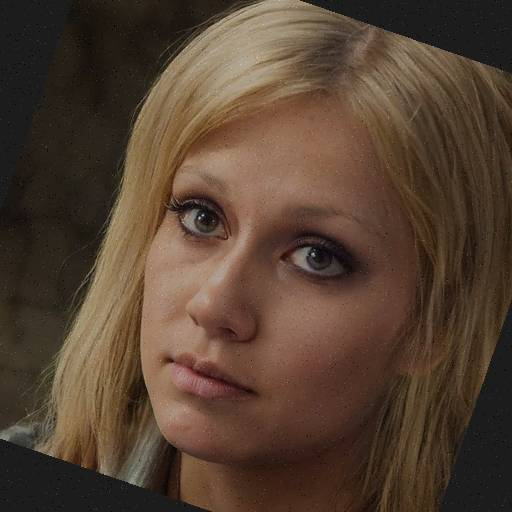
#> input picture PhotoShareTests/Fixtures/faces/alice_10_roll_dim_noise.jpg, 512 x 512 px, given in place of alice.jpg, which was not available
$ python make_scale_probes.py out.png
#> lines starting #> are read from the running program, lines starting #| are printed output that depends on the picture; after the words box and inside, x2 and y2 are one past the last pixel; in counts of white or black regions, pixels touching at a corner belong together; pictures that were not available may be replaced by others from this repository, and a replacement may not be noted
#!/usr/bin/env python3
"""Detection-vs-face-size stress set (NOT committed; ~25 MB): a 4032x3024 camera frame per (identity, head size), the
synthetic portrait pasted with a soft edge on a blurred background. Enrollment photos are copied from the committed fixtures.
Usage: make_scale_probes.py <out dir>; then: scripts/verify/facematch-mac.sh-style run with that dir (see docs/face-matching)."""
import json, random, shutil, sys
from pathlib import Path
from PIL import Image, ImageDraw, ImageEnhance, ImageFilter
ROOT = Path(__file__).resolve().parents[2] / "PhotoShareTests/Fixtures"
out = Path(sys.argv[1]); out.mkdir(parents=True, exist_ok=True)
names = ["alice", "bob", "carol", "dan", "erin", "frank", "grace", "heidi"]
HEAD = {"head50": 50, "head80": 80, "head120": 120, "head200": 200}   # px of Vision-style head box in the 4032 frame
man = []
for n in names:
    for i in (1, 2):
        shutil.copy(ROOT / f"faces/{n}_{i}.jpg", out / f"{n}_{i}.jpg")
        man.append({"identity": n, "file": f"{n}_{i}.jpg", "kind": "enroll", "role": "enroll", "identities": [n]})
for k, n in enumerate(names):
    base = Image.open(ROOT / f"sources/{n}.jpg").convert("RGB")
#> base is the input picture: PIL image 512x512 RGB; mean R, G, B 85.2, 65.3, 50
    other = Image.open(ROOT / f"sources/{names[(k + 3) % len(names)]}.jpg").convert("RGB")
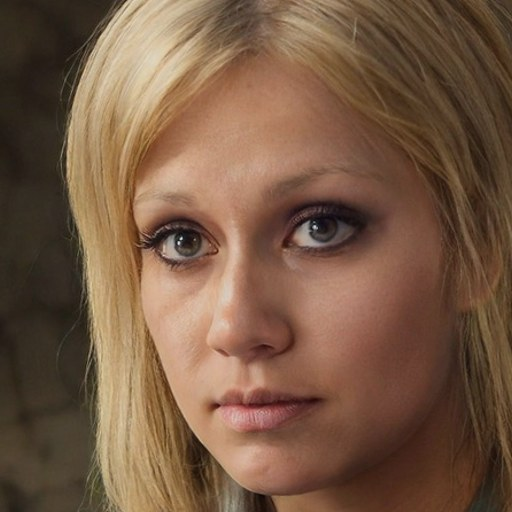
#> input picture PhotoShareTests/Fixtures/faces/alice_2.jpg, 512 x 512 px, given in place of dan.jpg, which was not available
#> other is the input picture: PIL image 512x512 RGB; mean R, G, B 119.4, 89.8, 67.8
    for kind, head in HEAD.items():
        rng = random.Random(f"{n}{kind}")
        W, H = 4032, 3024
        sw, sh = other.size   # face-free background: gradient between the other portrait's corner colours + soft texture
        tiny = Image.new("RGB", (2, 2)); tiny.putdata([other.getpixel(p) for p in [(8, 8), (sw - 9, 8), (8, sh - 9), (sw - 9, sh - 9)]])
        bg = tiny.resize((W, H), Image.BILINEAR)
        noise = Image.effect_noise((W // 32, H // 32), 40).resize((W, H), Image.BICUBIC).filter(ImageFilter.GaussianBlur(8))
        bg = ImageEnhance.Brightness(Image.blend(bg, Image.merge("RGB", (noise,) * 3), 0.12)).enhance(0.8)
        size = int(head / 0.65)          # Vision box ~0.65 of the portrait width
        f = base.resize((size, size), Image.LANCZOS)
        m = Image.new("L", (size, size), 0); ImageDraw.Draw(m).ellipse((size * .02, 0, size * .98, size), fill=255)
        bg.paste(f, (rng.randint(200, W - size - 200), rng.randint(200, H - size - 200)), m.filter(ImageFilter.GaussianBlur(size * .04)))
        fn = f"{n}_{kind}.jpg"; bg.save(out / fn, quality=85)
        man.append({"identity": n, "file": fn, "kind": kind, "role": "probe", "identities": [n]})
#> this loop made 4 passes
#> pass 1, `bg = tiny.resize((W, H), Image.BILINEAR)`:
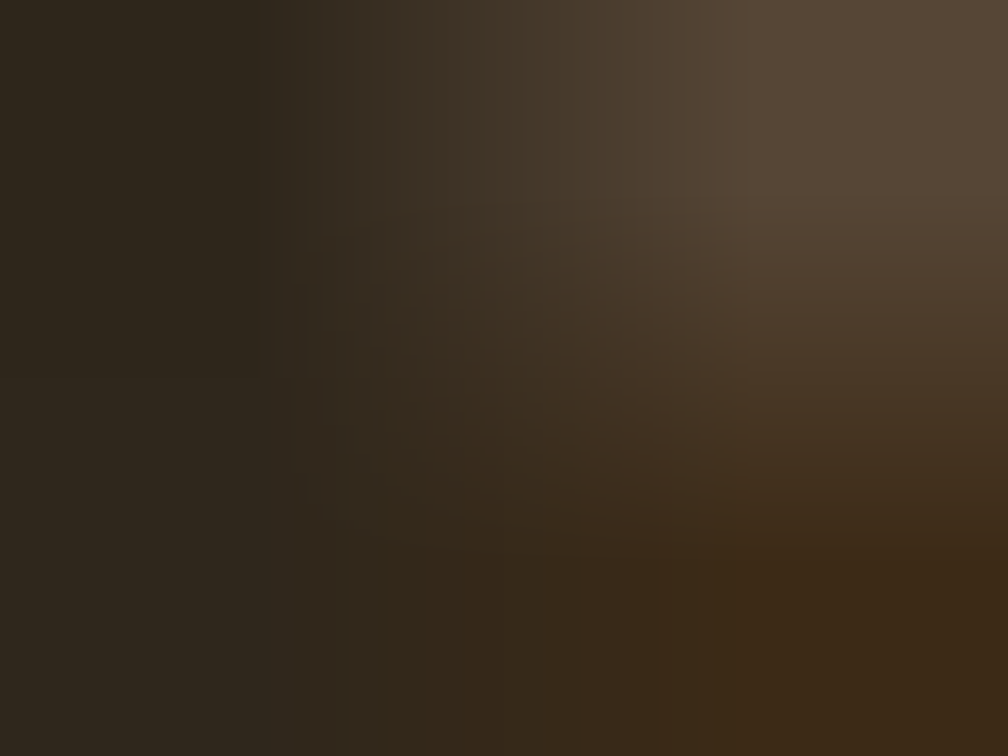
#> bg: PIL image 4032x3024 RGB (shown at 1/4 size); mean R, G, B 59.8, 47.3, 32.8
#> pass 1, `noise = Image.effect_noise((W // 32, H // 32), 40).resize((W, H), Imag..`:
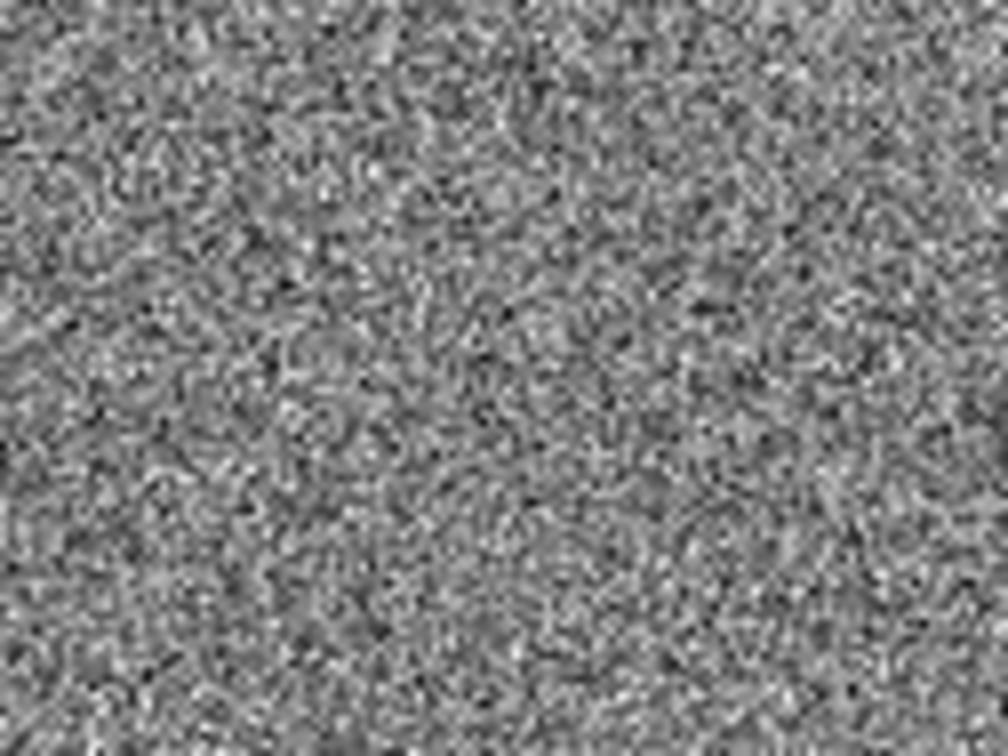
#> noise: PIL image 4032x3024 L (shown at 1/4 size); min 14, max 239, mean 126.9
#> pass 1, `f = base.resize((size, size), Image.LANCZOS)`:
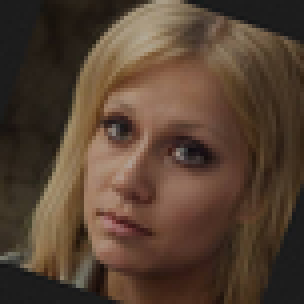
#> f: PIL image 76x76 RGB (shown 4 times larger); mean R, G, B 85.2, 65.3, 50
#> after the loop:
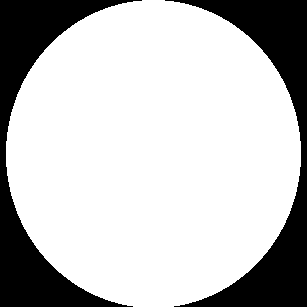
#> m: PIL image 307x307 L; 75.7% white; 2 black regions, box (x1, y1, x2, y2) and area: (0, 0, 142, 307) 11470, (165, 0, 307, 307) 11470
#> after the loop, man = 20 items
#> (the run stopped early here; a loop or call above may not have finished)
